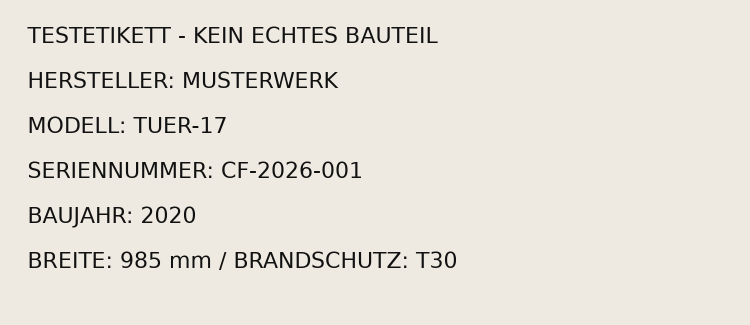
#> input picture pitch/innosprint-2026/einfach-v0.3/assets/testetikett.png, 1500 x 650 px (shown at 1/2 size)
$ python ecken-runden.py ../../einfach-v0.3/assets/testetikett.png ../../einfach-v0.3/assets/karte-k4.png 1.0
#> lines starting #> are read from the running program, lines starting #| are printed output that depends on the picture
# Macht die vier Ecken außerhalb des Kartenradius durchsichtig (dort liegt im Rohbild die Seitenfläche der App).
# Der Bildinhalt der Karte bleibt unverändert. Aufruf: python3 -I ecken-runden.py <roh.png> <aus.png> <radius_px>
import sys
from PIL import Image, ImageDraw
roh, aus, radius = sys.argv[1], sys.argv[2], float(sys.argv[3])
im = Image.open(roh).convert('RGBA'); w, h = im.size
#> after `w, h = im.size`: w = 1500; h = 650
f = 4  # Überabtastung für eine glatte Kante
maske = Image.new('L', (w * f, h * f), 0)
#> maske: PIL image 6000x2600 L; every value is 0
ImageDraw.Draw(maske).rounded_rectangle([0, 0, w * f - 1, h * f - 1], radius=radius * f, fill=255)
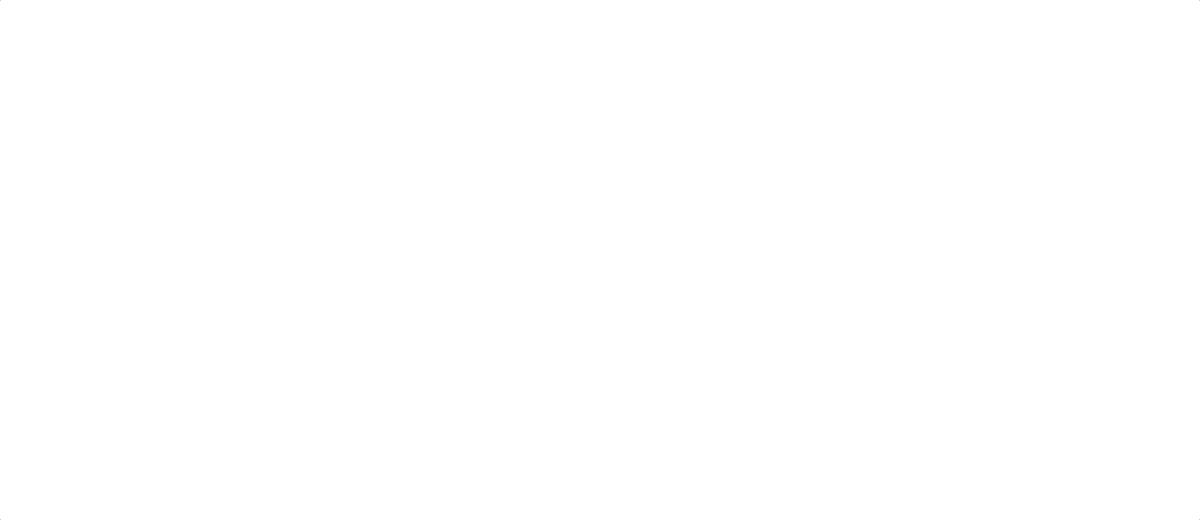
#> maske: PIL image 6000x2600 L (shown at 1/5 size); 100% white; black in thin lines or dots
im.putalpha(maske.resize((w, h), Image.LANCZOS)); im.save(aus)
print(aus, im.size)
#| ../../einfach-v0.3/assets/karte-k4.png (1500, 650)
